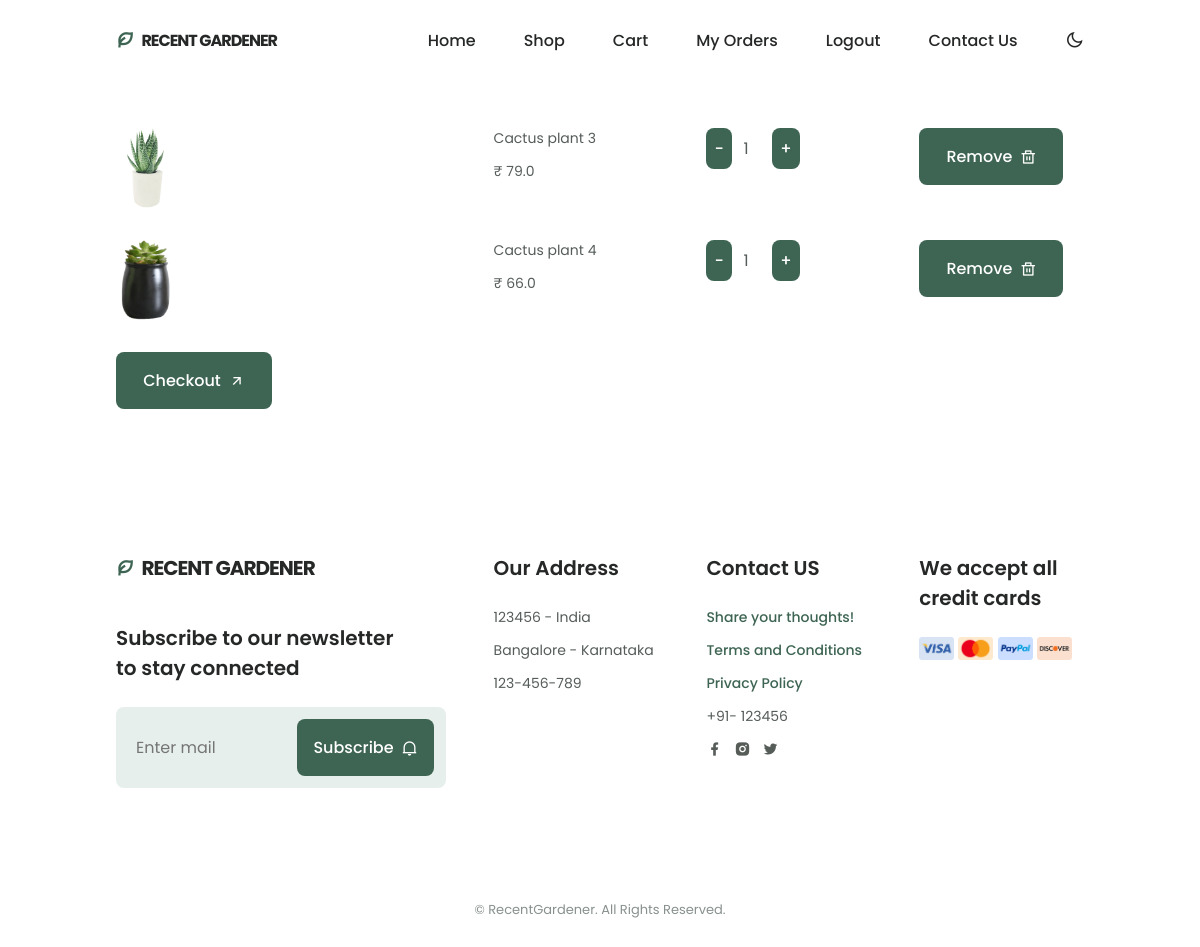
/cart/ (signed in), run on an earlier commit of the app's database.
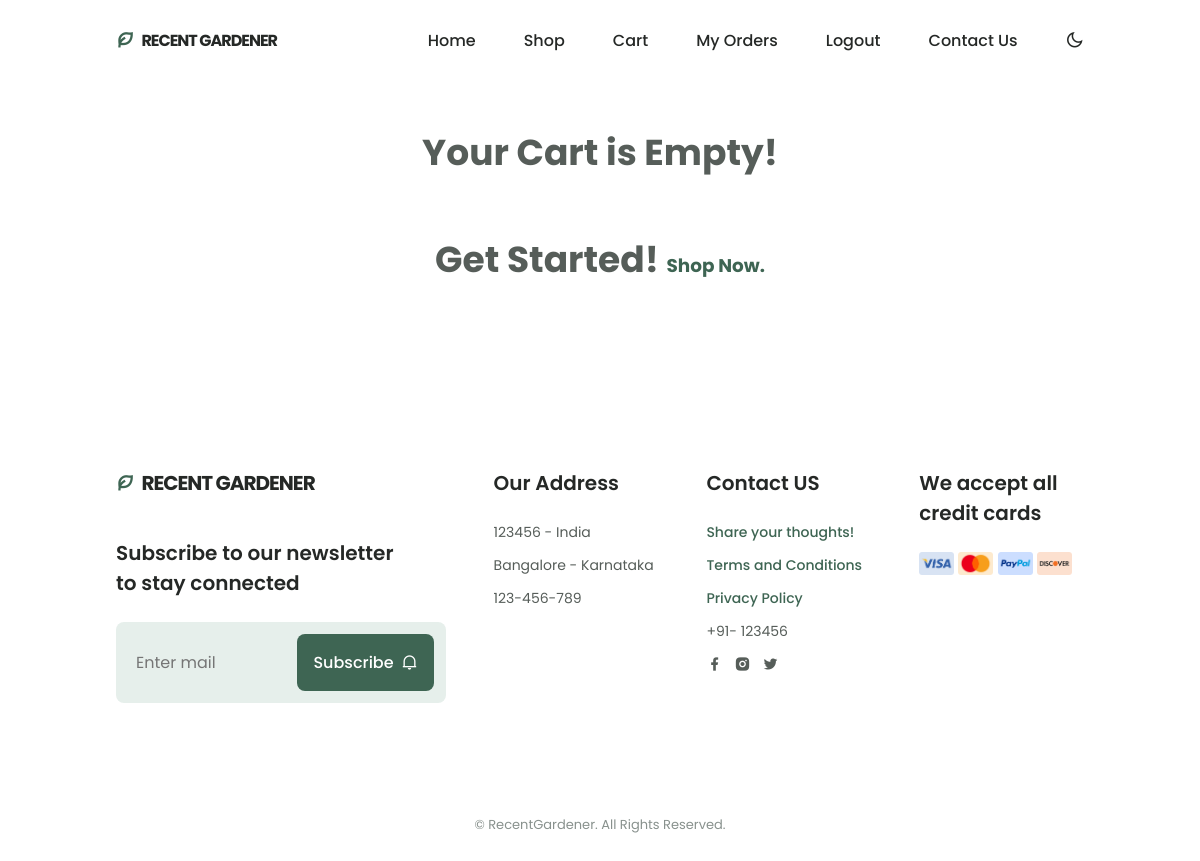
And on a later commit of the database.
### plantswebsite/models.py (models this page shows, shortened)
class Cart(models.Model):
    user = models.ForeignKey(User, on_delete=models.CASCADE)
    product = models.ForeignKey(Plants, on_delete=models.CASCADE)
    product_quantity = models.IntegerField(null=False, blank=False)
    created_at = models.DateTimeField(auto_now_add=True)

class Plants(models.Model):
    class Meta:
        verbose_name_plural = 'Plants'
        verbose_name = 'Plant'
    name = models.CharField(max_length=244, blank=False, null=True)
    price = models.FloatField(blank=False, null=True)
    original_price = models.FloatField(blank=True, null=True)
    description = models.CharField(max_length=244, blank=True, null=True)
    image = models.ImageField(blank=True, null=True, upload_to='plants')
    quantity = models.IntegerField(null=False, blank=False)
    status = models.BooleanField(default=False, help_text="0-default, 1-Hidden")
    trending = models.BooleanField(default=False, help_text="0-default, 1-Hidden")
    highlights_one = models.CharField(max_length=128, blank=True, null=True)
    highlights_two = models.CharField(max_length=128, blank=True, null=True)
    highlights_three = models.CharField(max_length=128, blank=True, null=True)
    highlights_four = models.CharField(max_length=128, blank=True, null=True)

### plantswebsite/views.py (the view)
# urls.py: path('cart/', views.viewcart, name="cart"),
def viewcart(request):
    cart = Cart.objects.filter(user=request.user)
    context = {'cart':cart}
    return render(request,"plantswebsite/cart.html", context)

### plants/context_processors.py (called while the page is built)
def project_context(request):
    context = {
        'me': LandingScreen.objects.first(),
    }
    return context

### plantswebsite/templates/plantswebsite/cart.html (shortened to what this page needs)
{% extends 'plantswebsite/base.html' %}
{% load static %}
{% block content %}
<section class="cartdata section container" id="viewcart">
        {% if cart %}
            {% for item in cart %}
            <div class="footer__container container grid product_data">
                <div class="footer_content">
                    <img src="{{ item.product.image.url }}" height="70px" width="60px" alt="Product Image">
                </div>
                <div class="footer_content">
                    <ul class="footer__data">
                        <li class="footer__information">{{ item.product.name }}</li>
                        <li class="footer__information">₹ {{ item.product.price }}</li>
                    </ul>
                </div>
                <div class="footer_content">
                    {% if item.product.quantity >= item.product_quantity %}
                    <ul class="footer__data">
                        <li class="footer__information">
                            <button class="button button--flex incdec__button decrement-btn changeQuantity ">-</button>
                            <input type="text" name="quantity" class="incdec__input form-control qty-input text-center" value="{{ item.product_quantity }}">
                            <button class="button button--flex incdec__button increment-btn changeQuantity">+</button>
                        </li>
                    </ul>
                    {% else %}
                        <h6>Out of Stock</h6>
                    {% endif %}
                </div>
                <div class="footer_content">
                    <div class="footer_cards">
                        <a href="#" class="button button--flex delete-cart-item">
                            Remove <i class="ri-delete-bin-line button__icon"></i>
                        </a>
                    </div>
                </div>
            </div>
            {% endfor %}
            <div class="footer_content">
                <div class="footer_cards">
                    <a href="{% url 'plantswebsite:checkout' %}" class="button button--flex">
                        Checkout <i class="ri-arrow-right-up-line button__icon"></i>
                    </a>
                </div>
            </div>
        {% else %}
            <h4 class="section__title-center">Your Cart is Empty!</h4>
            <h5 class="section__title-center">Get Started! <a href="{% url 'plantswebsite:shop' %}" class="footer__logo-icon"> Shop Now.</a></h5>
        {% endif %}
</section>
{%endblock%}

What changed in the data, as far as the page shows it:
removed Cart: product.image (picture), product.name "Cactus plant 3", product.price "79.0", quantity "1"
removed Cart: product.image (picture), product.name "Cactus plant 4", product.price "66.0", quantity "1"
Also different on the page:
text no longer shown: "Checkout"
text now shown: "Your Cart is Empty! Get Started! Shop Now."
